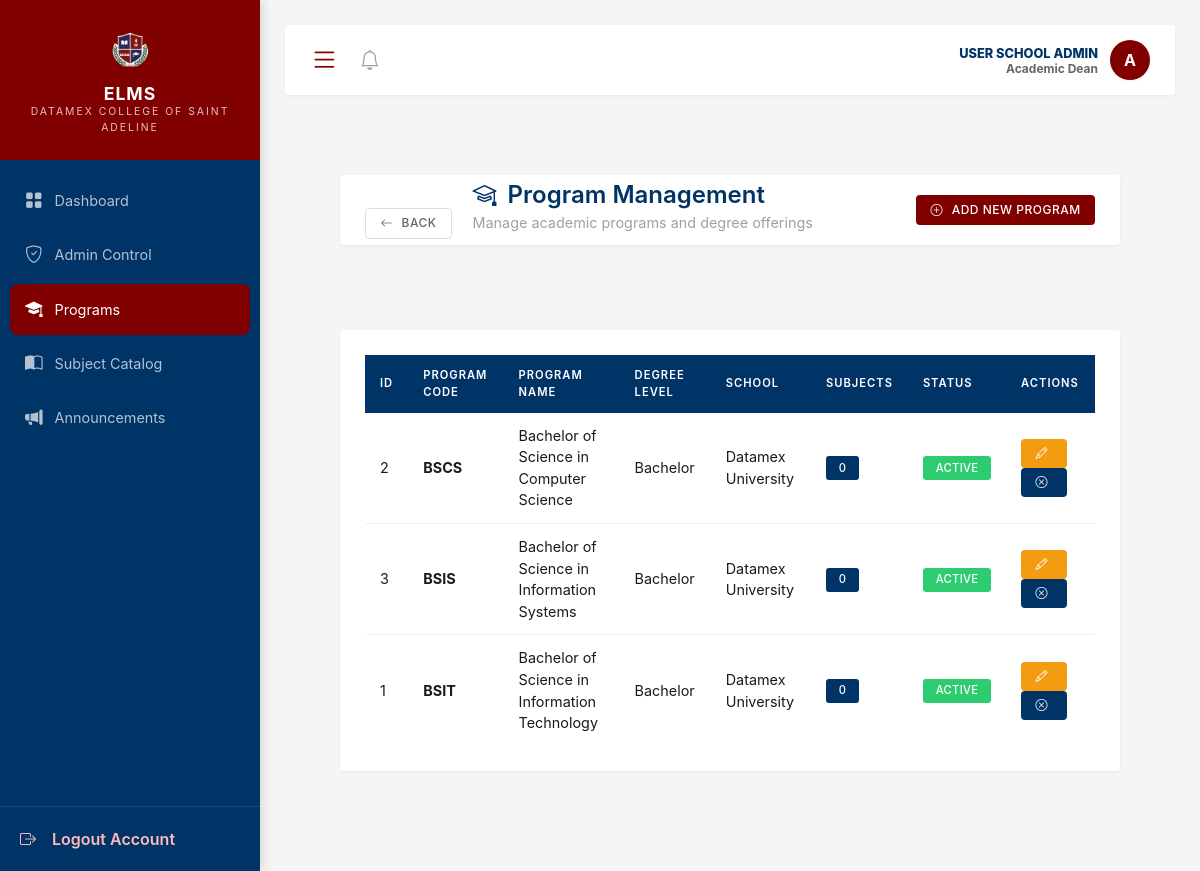
/modules/school_admin/programs.php (signed in), run on an earlier commit of the app's database.
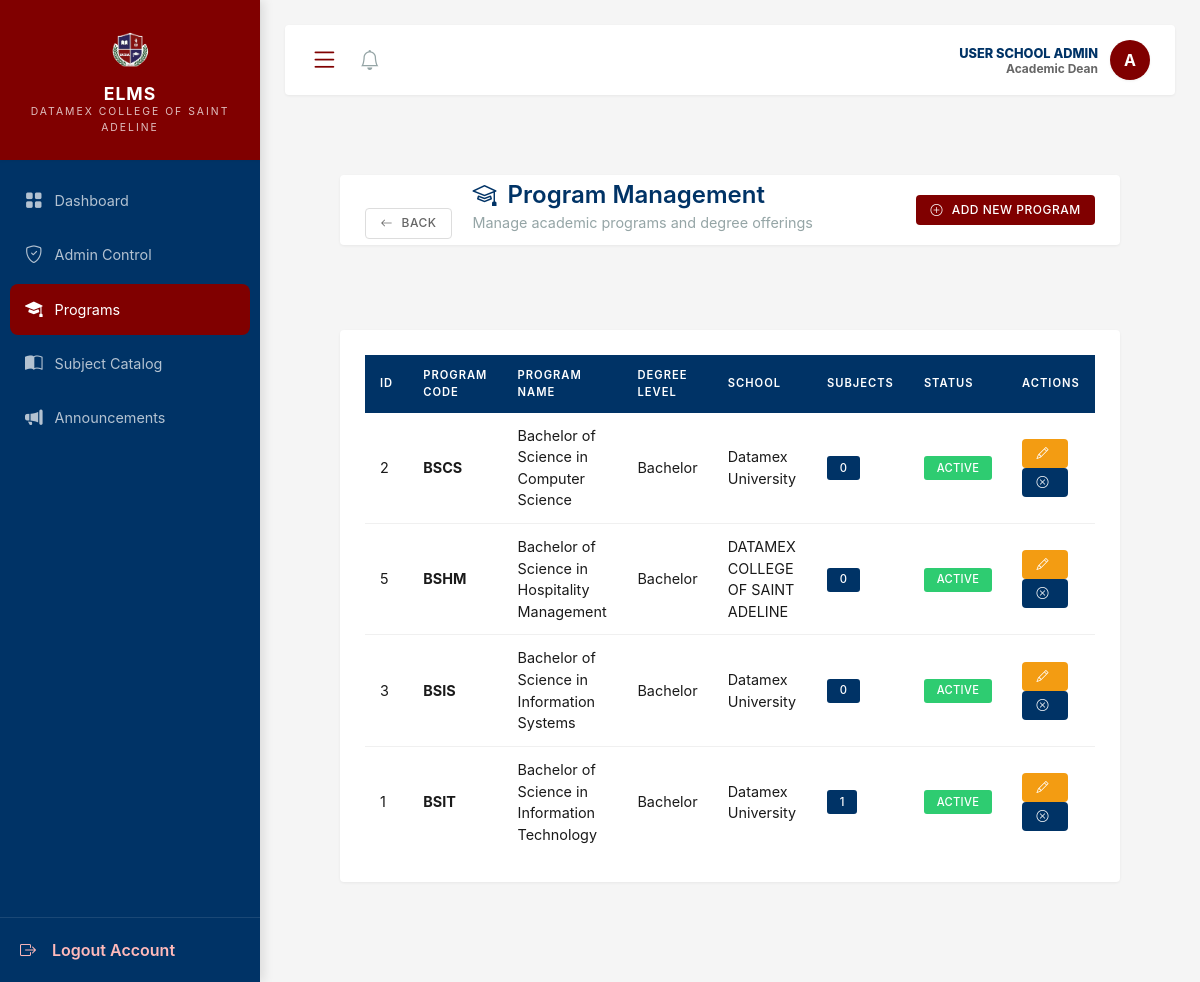
And on a later commit of the database.
### tables this page shows
CREATE TABLE `programs` (
  `id` int(10) UNSIGNED NOT NULL,
  `program_code` varchar(20) NOT NULL,
  `program_name` varchar(100) NOT NULL,
  `degree_level` enum('Certificate','Associate','Bachelor','Master','Doctorate') DEFAULT 'Bachelor',
  `school_id` int(10) UNSIGNED NOT NULL,
  `is_active` tinyint(1) DEFAULT 1,
  `created_at` timestamp NOT NULL DEFAULT current_timestamp()
);

CREATE TABLE `schools` (
  `id` int(10) UNSIGNED NOT NULL,
  `name` varchar(100) NOT NULL,
  `logo` varchar(255) DEFAULT NULL
);

### modules/school_admin/programs.php (shortened to what this page needs)
<?php
require_once '../../config/init.php';
$programs_query = "
    SELECT
        p.id,
        p.program_code,
        p.program_name,
        p.degree_level,
        p.is_active,
        s.name as school_name,
        COUNT(DISTINCT cs.id) as subject_count,
        COUNT(DISTINCT yl.id) as year_levels_count,
        p.created_at
    FROM programs p
    INNER JOIN schools s ON p.school_id = s.id
    LEFT JOIN curriculum_subjects cs ON p.id = cs.program_id
    LEFT JOIN program_year_levels yl ON p.id = yl.program_id AND yl.is_active = 1
    GROUP BY p.id
    ORDER BY p.program_name
";
$programs_result = $conn->query($programs_query);
include '../../includes/header.php';
?>
<div class="wrapper">
    <?php include '../../includes/sidebar.php'; ?>
    <div id="content">
        <div class="navbar-custom d-flex justify-content-between align-items-center">
            <div>
                <a href="index.php" class="btn btn-sm btn-outline-secondary me-3">
                    <i class="bi bi-arrow-left"></i> Back
                </a>
                <span style="display: inline-block;">
                    <h4 class="mb-0 d-inline-block" style="color: #003366;">
                        <i class="bi bi-mortarboard"></i> Program Management
                    </h4>
                    <br><small class="text-muted">Manage academic programs and degree offerings</small>
                </span>
            </div>
            <button class="btn btn-sm text-white" style="background-color: #800000;" data-bs-toggle="modal" data-bs-target="#addProgramModal">
                <i class="bi bi-plus-circle"></i> Add New Program
            </button>
        </div>
        <div class="card shadow-sm mt-4">
            <div class="card-body">
                <div class="table-responsive">
                    <table class="table table-hover mb-0">
                        <thead style="background-color: #f8f9fa;">
                            <tr>
                                <th>ID</th>
                                <th>Program Code</th>
                                <th>Program Name</th>
                                <th>Degree Level</th>
                                <th>School</th>
                                <th>Subjects</th>
                                <th>Status</th>
                                <th>Actions</th>
                            </tr>
                        </thead>
                        <tbody>
                            <?php while ($program = $programs_result->fetch_assoc()): ?>
                            <tr>
                                <td><?php echo $program['id']; ?></td>
                                <td><strong><?php echo htmlspecialchars($program['program_code']); ?></strong></td>
                                <td><?php echo htmlspecialchars($program['program_name']); ?></td>
                                <td><?php echo htmlspecialchars($program['degree_level']); ?></td>
                                <td><?php echo htmlspecialchars($program['school_name']); ?></td>
                                <td><span class="badge bg-info"><?php echo $program['subject_count']; ?></span></td>
                                <td>
                                    <?php if ($program['is_active']): ?>
                                        <span class="badge bg-success">Active</span>
                                    <?php else: ?>
                                        <span class="badge bg-secondary">Inactive</span>
                                    <?php endif; ?>
                                </td>
                                <td>
                                    <button class="btn btn-sm btn-warning" onclick="editProgram(<?php echo $program['id']; ?>)">
                                        <i class="bi bi-pencil"></i>
                                    </button>
                                    <button class="btn btn-sm btn-<?php echo $program['is_active'] ? 'secondary' : 'success'; ?>"
                                            onclick="toggleStatus(<?php echo $program['id']; ?>, <?php echo $program['is_active']; ?>)">
                                        <i class="bi bi-<?php echo $program['is_active'] ? 'x-circle' : 'check-circle'; ?>"></i>
                                    </button>
                                </td>
                            </tr>
                            <?php endwhile; ?>
                        </tbody>
                    </table>
                </div>
            </div>
        </div>
    </div>
</div>
<?php include '../../includes/footer.php'; ?>

What changed in the data, as far as the page shows it:
added programs: id "5", program_code "BSHM", program_name "Bachelor of Science in Hospitality Management", degree_level "Bachelor", school.name "DATAMEX COLLEGE OF SAINT ADELINE", subject_count "0", is_active "ACTIVE"
computed for programs "BSIT": subject_count "0" → "1"
